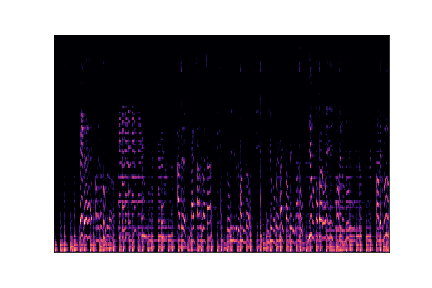
#> input picture Data/images_original/blues/blues00001.png, 432 x 288 px; its folder holds only this picture in this run
$ jupyter execute --allow-errors CNN.ipynb
#> lines starting #> are read from the running program, lines starting #| are printed output that depends on the picture; after the words box and inside, x2 and y2 are one past the last pixel; in counts of white or black regions, pixels touching at a corner belong together
[cell 1]
import cv2
import os
from tqdm import tqdm

[cell 2]
def remove_white_borders(input_dir, output_dir):
#> called with input_dir = '../Data/images_original', output_dir = '../Data/images_cropped'
    genres = os.listdir(input_dir)
    for genre in genres:
        genre_path = os.path.join(input_dir, genre)
        output_genre_path = os.path.join(output_dir, genre)
        os.makedirs(output_genre_path, exist_ok=True)
        images = os.listdir(genre_path)
        for img_name in tqdm(images, desc=f"Processing {genre}"):
            img_path = os.path.join(genre_path, img_name)
            img = cv2.imread(img_path)
#> img is the input picture: shape (288, 432, 3); mean B, G, R 119.2, 109.2, 117.2
            if img is None:
                print(f"Warning: Unable to read {img_path}")
                continue
            # Convert to grayscale and threshold
            gray = cv2.cvtColor(img, cv2.COLOR_BGR2GRAY)
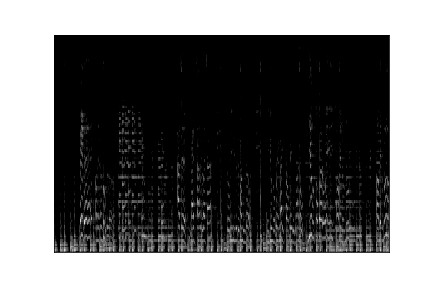
#> gray: shape (288, 432); min 0, max 255, mean 112.5
            _, thresh = cv2.threshold(gray, 240, 255, cv2.THRESH_BINARY_INV)
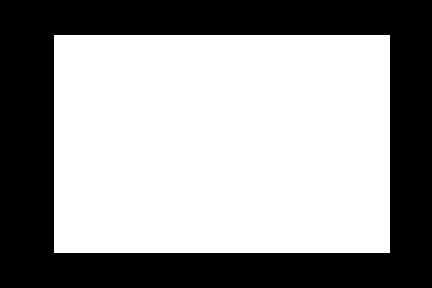
#> thresh: shape (288, 432); 58.9% white; 1 black region, box (x1, y1, x2, y2) and area: (0, 0, 432, 288) 51168
            # Find contours
            contours, _ = cv2.findContours(thresh, cv2.RETR_EXTERNAL, cv2.CHAIN_APPROX_SIMPLE)
#> contours = [[[54, 35], [54, 252], [389, 252], [389, 35]]]
            # Get bounding box of the largest contour
            if contours:
                cnt = max(contours, key=cv2.contourArea)
#> cnt = [[54, 35], [54, 252], [389, 252], [389, 35]]
                x, y, w, h = cv2.boundingRect(cnt)
#> x = 54; y = 35; w = 336; h = 218
                # Crop and save the image
                cropped_img = img[y:y+h, x:x+w]
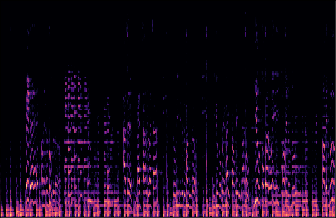
#> cropped_img: shape (218, 336, 3); mean B, G, R 24.4, 7.3, 20.9
                output_path = os.path.join(output_genre_path, img_name)
                cv2.imwrite(output_path, cropped_img)
            else:
                # If no contour is found, save the original image
                output_path = os.path.join(output_genre_path, img_name)
                cv2.imwrite(output_path, img)
#> pass 2 of the loop in remove_white_borders, `for genre in genres:`:
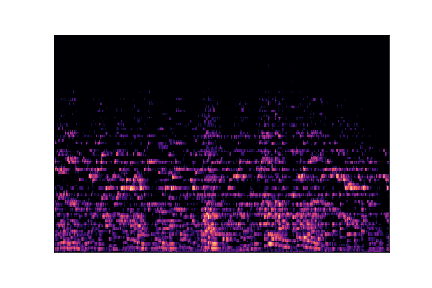
#> input picture Data/images_original/classical/classical00000.png, 432 x 288 px
#> in remove_white_borders, img is the input picture: shape (288, 432, 3); mean B, G, R 125.5, 110.5, 121.6
#> in remove_white_borders, `_, thresh = cv2.threshold(gray, 240, 255, cv2.THRESH_BINARY_INV)`:
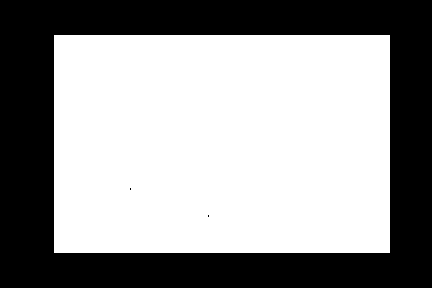
#> thresh: shape (288, 432); 58.9% white; 3 black regions (2 under 20 px), largest, box (x1, y1, x2, y2) and area: (0, 0, 432, 288) 51168
#> in remove_white_borders, `cropped_img = img[y:y+h, x:x+w]`:
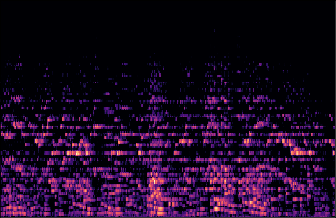
#> cropped_img: shape (218, 336, 3); mean B, G, R 35, 9.5, 28.4

# Usage
input_directory = '../Data/images_original'
output_directory = '../Data/images_cropped'
remove_white_borders(input_directory, output_directory)
